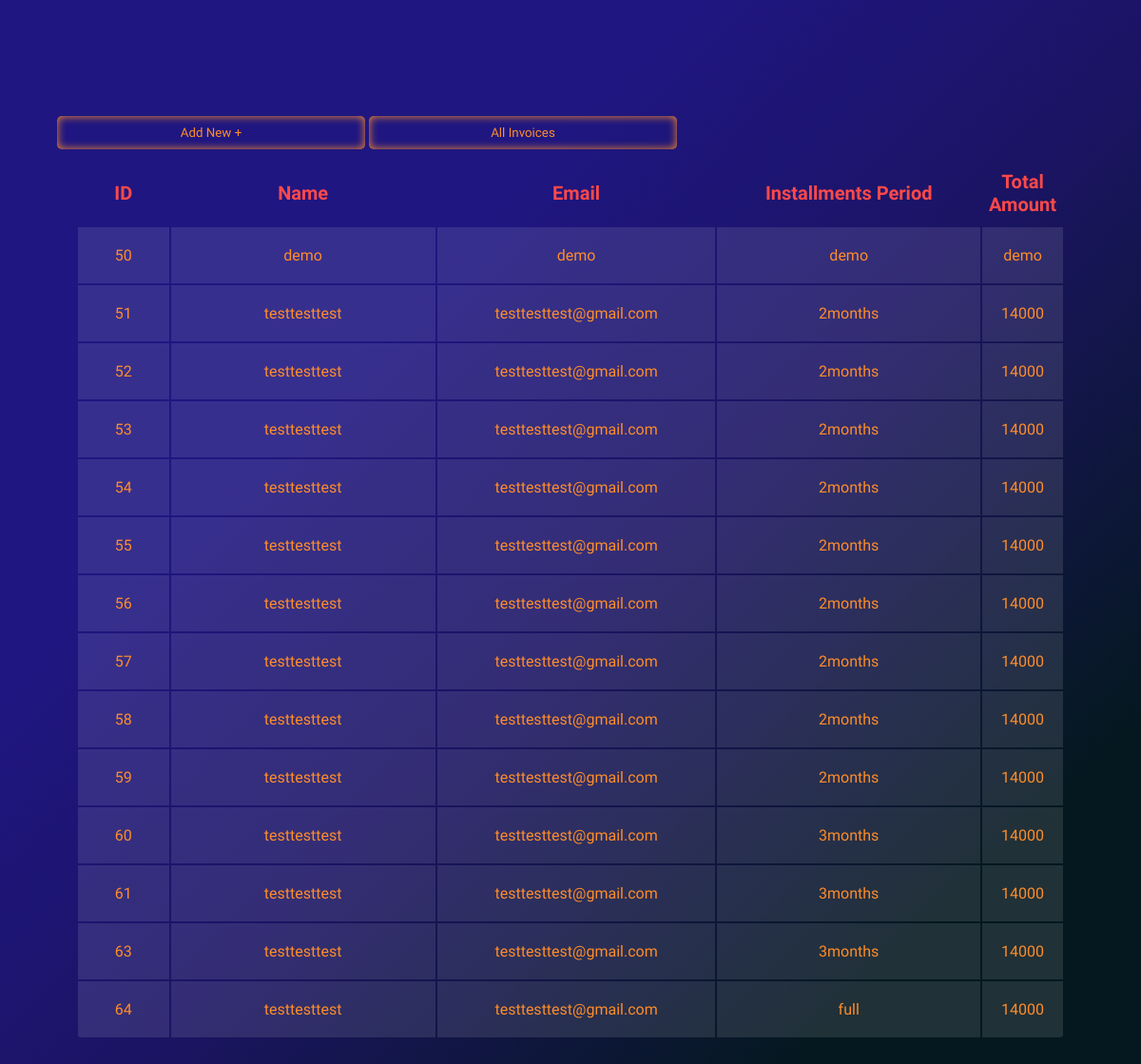
The page / on the database its author committed.
### tables this page shows
CREATE TABLE `memberships` (
  `id` int(11) NOT NULL,
  `customer_name` varchar(255) NOT NULL,
  `customer_email` varchar(255) NOT NULL,
  `total_amount` varchar(255) NOT NULL,
  `installments_period` varchar(255) NOT NULL,
  `installments_amount` varchar(255) NOT NULL,
  `kashier_id` varchar(255) NOT NULL
);

### config.php (called while the page is built, shortened)
<?php
try {
  $connection = 1;
} catch(PDOException $e) {
  $connection = 0;
}
?>

### index.php (the view, shortened to what this page needs)
<html lang="en">
<head>
    <link rel="stylesheet" href="https://cdn.jsdelivr.net/npm/bootstrap-icons@1.8.2/font/bootstrap-icons.css">
    <link rel="stylesheet" href="style.css">
</head>
<?php
require_once('config.php');
if($connection == 1):
    $stmt = $conn->prepare("SELECT id, customer_name, customer_email, total_amount, installments_period FROM memberships");
    $stmt->execute();
?>
<body>
    <div class="container">
    <a href="add-new-customer.php"><button class="tableValue-btnOption">Add New +</button></a>
    <a href="./requests/invoices.php"><button class="tableValue-btnOption">All Invoices</button></a>
        <table class="container-table">
            <thead>
                <tr>
                    <th class="containerTable-lblTitle">ID</th>
                    <th class="containerTable-lblTitle">Name</th>
                    <th class="containerTable-lblTitle">Email</th>
                    <th class="containerTable-lblTitle">Installments Period</th>
                    <th class="containerTable-lblTitle">Total Amount</th>
                </tr>
            </thead>
            <tbody class="containerTable-body">
            <?php foreach($stmt->fetchAll() as $k=>$c_data): ?>
                <tr>
                <td class="containerTable-lblValue"><?= $c_data['id'] ?></td>
                <td class="containerTable-lblValue"><?= $c_data['customer_name'] ?></td>
                <td class="containerTable-lblValue"><?= $c_data['customer_email'] ?></td>
                <td class="containerTable-lblValue"><?= $c_data['installments_period'] ?></td>
                <td class="containerTable-lblValue"><?= $c_data['total_amount'] ?></td>
                </tr>
            <?php endforeach; ?>
            </tbody>
        </table>
    </div>
</body>
</html>
<?php
else:
echo "<h3 style='color:white;'>Connection failed: " . $e->getMessage() . '</h3>';
endif;
?>

### style.css (style rules this page uses)
* { font-family: 'Nanum Gothic', sans-serif; padding: 0; margin: 0; box-sizing: border-box; }
:root { --color-red: #FF4949; --color-purple: #541690; --color-orange: #FF8D29; --color-yellow: #FFCD38; --font-lg: 38px; --font-md: 24px; --font-sm: 15px; --font-xs: 9px; --size-lg: 1280px; --size-md: 976px; --size-sm: 768px; --size-xs: 500px; }
html, body { height: 100%; background: rgb(2, 0, 29); background: linear-gradient(135deg, #1f1681 30%, #1b1464 52%, rgb(5, 24, 31) 81%); }
a { text-decoration: none; }
body { display: flex; justify-content: center; align-items: center; }
div.container { width: 90%; height: 80%; border-radius: 0 0 5% 5%; overflow: auto; }
.container-table { width: 100%; padding: 20px; border-radius: 0 0 5% 5%; color: var(--color-yellow); }
.containerTable-lblTitle { width: 30%; padding-bottom: 10px; font-size: 20px; font-weight: bolder; color: var(--color-red); }
.container-table th:first-child { width: 10%; }
.containerTable-lblValue { text-align: center; padding: 20px; background-color: rgba(255, 255, 255, 0.11); color: var(--color-orange); transition: box-shadow .5s, transform .5s, color .5s; }
.tableValue-btnOption { width: 30%; height: 35px; cursor: pointer; background-color: transparent; border: none; border-radius: 5px; outline: none; color: var(--color-orange); box-shadow: 0 0 10px var(--color-orange) inset; }

### rows shown on the page
memberships: id "50", customer_name "demo", customer_email "demo", installments_period "demo", total_amount "demo"
memberships: id "51", customer_name "testtesttest", customer_email "testtesttest@gmail.com", installments_period "2months", total_amount "14000"
memberships: id "52", customer_name "testtesttest", customer_email "testtesttest@gmail.com", installments_period "2months", total_amount "14000"
memberships: id "53", customer_name "testtesttest", customer_email "testtesttest@gmail.com", installments_period "2months", total_amount "14000"
memberships: id "54", customer_name "testtesttest", customer_email "testtesttest@gmail.com", installments_period "2months", total_amount "14000"
memberships: id "55", customer_name "testtesttest", customer_email "testtesttest@gmail.com", installments_period "2months", total_amount "14000"
memberships: id "56", customer_name "testtesttest", customer_email "testtesttest@gmail.com", installments_period "2months", total_amount "14000"
memberships: id "57", customer_name "testtesttest", customer_email "testtesttest@gmail.com", installments_period "2months", total_amount "14000"
memberships: id "58", customer_name "testtesttest", customer_email "testtesttest@gmail.com", installments_period "2months", total_amount "14000"
memberships: id "59", customer_name "testtesttest", customer_email "testtesttest@gmail.com", installments_period "2months", total_amount "14000"
memberships: id "60", customer_name "testtesttest", customer_email "testtesttest@gmail.com", installments_period "3months", total_amount "14000"
memberships: id "61", customer_name "testtesttest", customer_email "testtesttest@gmail.com", installments_period "3months", total_amount "14000"
memberships: id "63", customer_name "testtesttest", customer_email "testtesttest@gmail.com", installments_period "3months", total_amount "14000"
memberships: id "64", customer_name "testtesttest", customer_email "testtesttest@gmail.com", installments_period "full", total_amount "14000"
